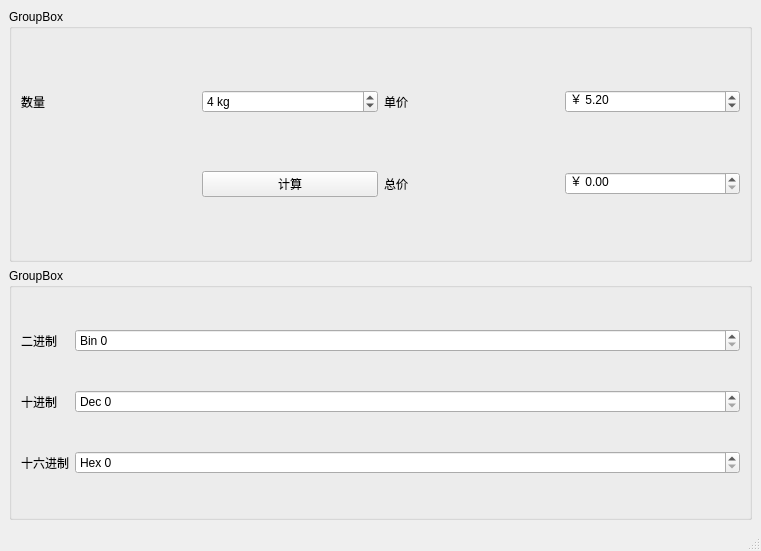
<?xml version="1.0" encoding="UTF-8"?>
<ui version="4.0">
 <class>QtSpin</class>
 <widget class="QMainWindow" name="QtSpin">
  <property name="geometry">
   <rect>
    <x>0</x>
    <y>0</y>
    <width>761</width>
    <height>551</height>
   </rect>
  </property>
  <property name="windowTitle">
   <string>QtSpin</string>
  </property>
  <widget class="QWidget" name="centralwidget">
   <layout class="QVBoxLayout" name="verticalLayout">
    <item>
     <widget class="QGroupBox" name="groupBox">
      <property name="title">
       <string>GroupBox</string>
      </property>
      <layout class="QGridLayout" name="gridLayout">
       <item row="0" column="0">
        <widget class="QLabel" name="label">
         <property name="text">
          <string>数量</string>
         </property>
        </widget>
       </item>
       <item row="0" column="1">
        <widget class="QSpinBox" name="spinNum">
         <property name="suffix">
          <string> kg</string>
         </property>
         <property name="value">
          <number>4</number>
         </property>
        </widget>
       </item>
       <item row="0" column="2">
        <widget class="QLabel" name="label_2">
         <property name="text">
          <string>单价</string>
         </property>
        </widget>
       </item>
       <item row="0" column="3">
        <widget class="QDoubleSpinBox" name="spinPrice">
         <property name="prefix">
          <string>￥ </string>
         </property>
         <property name="value">
          <double>5.200000000000000</double>
         </property>
        </widget>
       </item>
       <item row="1" column="1">
        <widget class="QPushButton" name="btnCalc">
         <property name="text">
          <string>计算</string>
         </property>
        </widget>
       </item>
       <item row="1" column="2">
        <widget class="QLabel" name="label_3">
         <property name="text">
          <string>总价</string>
         </property>
        </widget>
       </item>
       <item row="1" column="3">
        <widget class="QDoubleSpinBox" name="spinTotal">
         <property name="prefix">
          <string>￥ </string>
         </property>
        </widget>
       </item>
      </layout>
     </widget>
    </item>
    <item>
     <widget class="QGroupBox" name="groupBox_2">
      <property name="title">
       <string>GroupBox</string>
      </property>
      <layout class="QGridLayout" name="gridLayout_2">
       <item row="0" column="0">
        <widget class="QLabel" name="label_4">
         <property name="text">
          <string>二进制</string>
         </property>
        </widget>
       </item>
       <item row="0" column="1">
        <widget class="QSpinBox" name="spinBin">
         <property name="sizePolicy">
          <sizepolicy hsizetype="Expanding" vsizetype="Fixed">
           <horstretch>0</horstretch>
           <verstretch>0</verstretch>
          </sizepolicy>
         </property>
         <property name="prefix">
          <string>Bin </string>
         </property>
         <property name="displayIntegerBase">
          <number>2</number>
         </property>
        </widget>
       </item>
       <item row="1" column="0">
        <widget class="QLabel" name="label_5">
         <property name="text">
          <string>十进制</string>
         </property>
        </widget>
       </item>
       <item row="1" column="1">
        <widget class="QSpinBox" name="spinDec">
         <property name="prefix">
          <string>Dec </string>
         </property>
        </widget>
       </item>
       <item row="2" column="0">
        <widget class="QLabel" name="label_6">
         <property name="text">
          <string>十六进制</string>
         </property>
        </widget>
       </item>
       <item row="2" column="1">
        <widget class="QSpinBox" name="spinHex">
         <property name="prefix">
          <string>Hex </string>
         </property>
         <property name="displayIntegerBase">
          <number>16</number>
         </property>
        </widget>
       </item>
      </layout>
     </widget>
    </item>
   </layout>
  </widget>
  <widget class="QMenuBar" name="menubar">
   <property name="geometry">
    <rect>
     <x>0</x>
     <y>0</y>
     <width>761</width>
     <height>26</height>
    </rect>
   </property>
  </widget>
  <widget class="QStatusBar" name="statusbar"/>
 </widget>
 <resources/>
 <connections/>
</ui>
